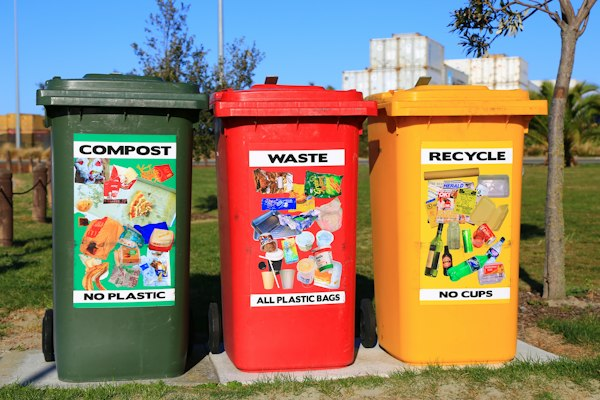
#> input picture test_dataset/sanitation/plastic_waste.jpg, 600 x 400 px
$ python inspect_misses.py
#> lines starting #> are read from the running program, lines starting #| are printed output that depends on the picture; after the words box and inside, x2 and y2 are one past the last pixel; in counts of white or black regions, pixels touching at a corner belong together
### backend/app/services/ai_service.py
import io
import math
import os
import json
import logging
from typing import Dict, Any, List, Optional
from PIL import Image, ImageOps
import numpy as np
import imagehash
from app.core.config import settings

logger = logging.getLogger("aadhirai.ai")

class AIService:
    # [34 lines left out: functions compute_phash, calculate_phash_hamming_distance, calculate_distance_meters, not called in this run]

    @staticmethod
    def _preprocess_and_validate(image_bytes: bytes) -> Dict[str, Any]:
        """
        Safely validate image format, dimensions, apply EXIF orientation correction.
        """
        try:
            raw_img = Image.open(io.BytesIO(image_bytes))
            format_name = raw_img.format or "JPEG"

            # Apply EXIF transpose if rotated by camera
            try:
                img = ImageOps.exif_transpose(raw_img)
            except Exception:
                img = raw_img

            width, height = img.size
            if width < 30 or height < 30:
                return {
                    "is_valid": False,
                    "quality": "POOR",
                    "reason": f"Image dimensions ({width}x{height}) are too small for inspection."
                }

            # Convert to standard RGB
            rgb_img = img.convert("RGB")
            gray_img = img.convert("L")

            return {
                "is_valid": True,
                "img": rgb_img,
                "gray_img": gray_img,
                "width": width,
                "height": height,
                "format": format_name,
            }
        except Exception as e:
            return {
                "is_valid": False,
                "quality": "CORRUPTED",
                "reason": f"Image file corrupted or invalid image format: {str(e)}"
            }

    @staticmethod
    def _extract_civic_features(rgb_img: Image.Image, gray_img: Image.Image) -> Dict[str, Any]:
        """
        Extract computer vision metrics:
        - Grayscale gradient & edge energy (Sobel-like difference)
        - Gray/Asphalt dominance
        - Color saturation (HSV)
        - Color divergence (RGB std)
        - Sky, vegetation, skin-tone ratios
        - Dark ratio, high contrast & localized depression variance
        """
        arr_rgb = np.array(rgb_img, dtype=np.float32)
        gray = np.array(gray_img, dtype=np.float32)

        # Gradients
        diff_y = np.abs(gray[1:, :] - gray[:-1, :])
        diff_x = np.abs(gray[:, 1:] - gray[:, :-1])
        edge_energy = float(np.mean(diff_y) + np.mean(diff_x))
        quality = "EXCELLENT" if edge_energy > 12 else "FAIR" if edge_energy > 6 else "BLURRY"

        # Color channels
        r = arr_rgb[:, :, 0]
        g = arr_rgb[:, :, 1]
        b = arr_rgb[:, :, 2]

        r_mean = float(np.mean(r))
        g_mean = float(np.mean(g))
        b_mean = float(np.mean(b))

        # HSV saturation
        hsv_img = rgb_img.convert("HSV")
        arr_hsv = np.array(hsv_img, dtype=np.float32)
        sat_mean = float(np.mean(arr_hsv[:, :, 1] / 255.0))
        val_mean = float(np.mean(arr_hsv[:, :, 2] / 255.0))

        # Color variance across RGB channels (high on colorful scenes/food/clothing/nature)
        rgb_std = float(np.mean(np.std(arr_rgb, axis=2)))

        # Natural environment masks
        sky_mask = (b > r + 15) & (b > g) & (b > 110)
        sky_ratio = float(np.mean(sky_mask))

        veg_mask = (g > r + 15) & (g > b) & (g > 50)
        veg_ratio = float(np.mean(veg_mask))

        skin_mask = (r > g) & (g > b) & (r > 90) & (r - b > 30)
        skin_ratio = float(np.mean(skin_mask))

        # Asphalt / Road gray mask
        gray_mask = (np.abs(r - g) < 20) & (np.abs(g - b) < 20) & (r > 30) & (r < 190)
        gray_ratio = float(np.mean(gray_mask))

        # Luminance distribution
        dark_ratio = float(np.mean(gray < 55))
        mid_gray = float(np.mean((gray >= 55) & (gray <= 145)))
        bright_ratio = float(np.mean(gray > 200))

        # Local block variance (detects craters/depression in road surface)
        h, w = gray.shape
        bh, bw = max(4, h // 4), max(4, w // 4)
        block_means = []
        for row in range(4):
            for col in range(4):
                blk = gray[row*bh:(row+1)*bh, col*bw:(col+1)*bw]
                if blk.size > 0:
                    block_means.append(float(np.mean(blk)))
        block_variance = float(np.std(block_means)) if block_means else 0.0

        return {
            "edge_energy": edge_energy,
            "quality": quality,
            "sat_mean": sat_mean,
            "val_mean": val_mean,
            "rgb_std": rgb_std,
            "sky_ratio": sky_ratio,
            "veg_ratio": veg_ratio,
            "skin_ratio": skin_ratio,
            "gray_ratio": gray_ratio,
            "dark_ratio": dark_ratio,
            "mid_gray": mid_gray,
            "bright_ratio": bright_ratio,
            "r_mean": r_mean,
            "g_mean": g_mean,
            "b_mean": b_mean,
            "block_variance": block_variance,
        }

    # [441 lines left out: functions analyze_civic_image, classify_grievance, not called in this run]

### inspect_misses.py
import sys
sys.path.insert(0, r"d:\aadhrai\backend")
from PIL import Image
from app.services.ai_service import AIService

for f, name in [(r"d:\aadhrai\test_dataset\sanitation\plastic_waste.jpg", "Plastic"), (r"d:\aadhrai\test_dataset\electrical\broken_streetlight.jpg", "Light")]:
    prep = AIService._preprocess_and_validate(open(f, 'rb').read())
#> in _preprocess_and_validate, raw_img is the input picture: PIL image 600x400 RGB; mean R, G, B 145.9, 127.8, 106.5
#> in _preprocess_and_validate, `gray_img = img.convert("L")`:
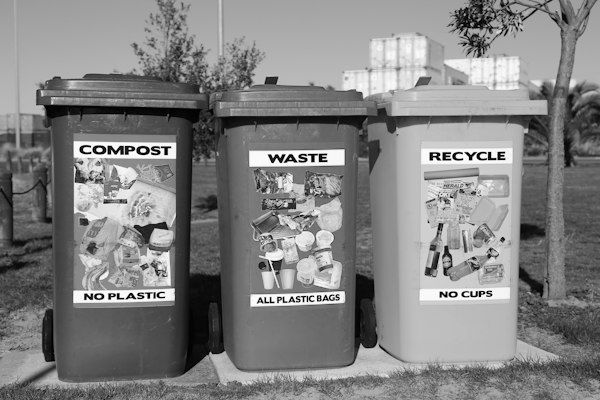
#> gray_img: PIL image 600x400 L; min 0, max 255, mean 130.8
#> prep = 6 items
    feats = AIService._extract_civic_features(prep['img'], prep['gray_img'])
#> in _extract_civic_features, `edge_energy = float(np.mean(diff_y) + np.mean(diff_x))`: edge_energy = 18.02
#> in _extract_civic_features, `quality = "EXCELLENT" if edge_energy > 12 else "FAIR" if edge_energy >..`: quality = 'EXCELLENT'
#> in _extract_civic_features, `b = arr_rgb[:, :, 2]`:
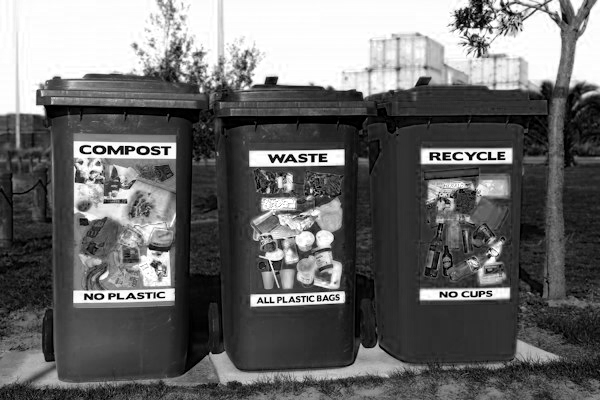
#> b: shape (400, 600) float32; min 0, max 255, mean 106.5
#> in _extract_civic_features, `r_mean = float(np.mean(r))`: r_mean = 145.9
#> in _extract_civic_features, `g_mean = float(np.mean(g))`: g_mean = 127.8
#> in _extract_civic_features, `b_mean = float(np.mean(b))`: b_mean = 106.5
#> in _extract_civic_features, `hsv_img = rgb_img.convert("HSV")`: hsv_img: PIL image 600x400 HSV; mean H, S, V 69.7, 135, 176.9
#> in _extract_civic_features, `arr_hsv = np.array(hsv_img, dtype=np.float32)`: arr_hsv: shape (400, 600, 3) float32; mean of channels 0, 1, 2 69.7, 135, 176.9
#> in _extract_civic_features, `sat_mean = float(np.mean(arr_hsv[:, :, 1] / 255.0))`: sat_mean = 0.53
#> in _extract_civic_features, `val_mean = float(np.mean(arr_hsv[:, :, 2] / 255.0))`: val_mean = 0.694
#> in _extract_civic_features, `rgb_std = float(np.mean(np.std(arr_rgb, axis=2)))`: rgb_std = 41.64
#> in _extract_civic_features, `sky_mask = (b > r + 15) & (b > g) & (b > 110)`:
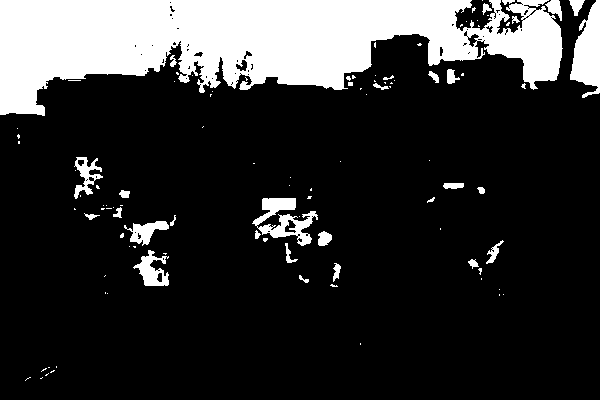
#> sky_mask: shape (400, 600) bool; 19.1% white; 105 white regions (74 under 20 px), largest, box (x1, y1, x2, y2) and area: (0, 0, 563, 116) 38974, (570, 0, 600, 98) 1817, (252, 198, 318, 246) 1341
#> in _extract_civic_features, `sky_ratio = float(np.mean(sky_mask))`: sky_ratio = 0.191
#> in _extract_civic_features, `veg_mask = (g > r + 15) & (g > b) & (g > 50)`:
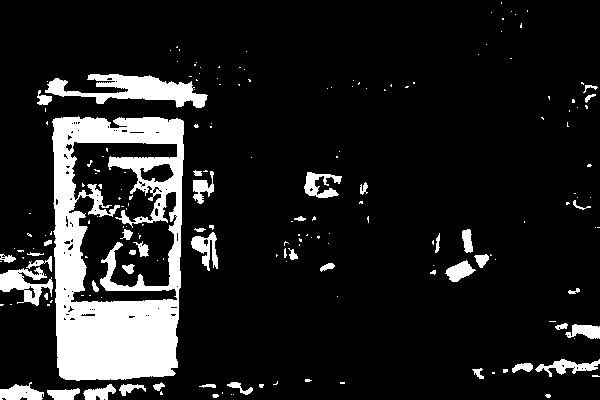
#> veg_mask: shape (400, 600) bool; 12.7% white; 188 white regions (142 under 20 px), largest, box (x1, y1, x2, y2) and area: (52, 116, 184, 381) 20385, (45, 74, 208, 108) 2598, (0, 267, 53, 306) 981
#> in _extract_civic_features, `veg_ratio = float(np.mean(veg_mask))`: veg_ratio = 0.127
#> in _extract_civic_features, `skin_mask = (r > g) & (g > b) & (r > 90) & (r - b > 30)`:
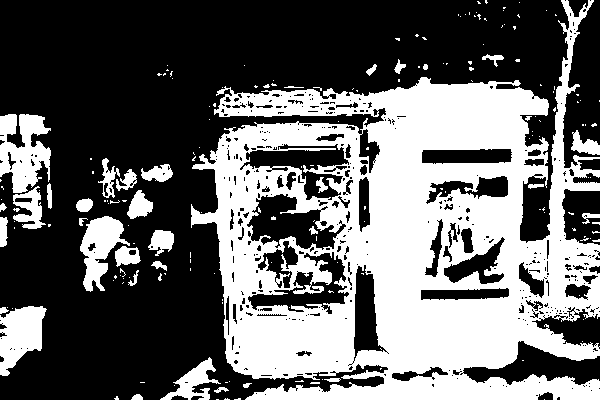
#> skin_mask: shape (400, 600) bool; 40.1% white; 188 white regions (153 under 20 px), largest, box (x1, y1, x2, y2) and area: (191, 0, 600, 400) 83102, (0, 114, 51, 193) 2651, (0, 306, 47, 376) 2091
#> in _extract_civic_features, `skin_ratio = float(np.mean(skin_mask))`: skin_ratio = 0.401
#> in _extract_civic_features, `gray_mask = (np.abs(r - g) < 20) & (np.abs(g - b) < 20) & (r > 30) & (..`:
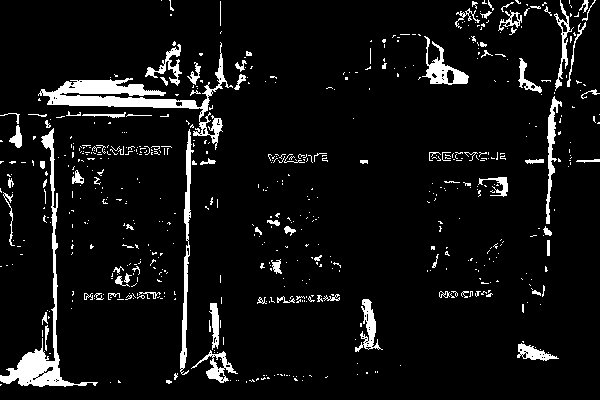
#> gray_mask: shape (400, 600) bool; 6.9% white; 606 white regions (520 under 20 px), largest, box (x1, y1, x2, y2) and area: (38, 42, 233, 150) 3304, (0, 128, 98, 387) 2436, (180, 129, 194, 375) 1016
#> in _extract_civic_features, `gray_ratio = float(np.mean(gray_mask))`: gray_ratio = 0.0694
#> in _extract_civic_features, `dark_ratio = float(np.mean(gray < 55))`: dark_ratio = 0.0835
#> in _extract_civic_features, `mid_gray = float(np.mean((gray >= 55) & (gray <= 145)))`: mid_gray = 0.486
#> in _extract_civic_features, `bright_ratio = float(np.mean(gray > 200))`: bright_ratio = 0.0885
#> after the loop in _extract_civic_features, `for row in range(4):`:
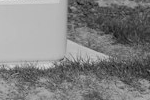
#> blk: shape (100, 150) float32; min 5, max 223, mean 130
#> after the loop in _extract_civic_features, `for row in range(4):`: block_means = [156.5, 140.8, 178.5, 150.6, 117.8, 102.2, 133.5, 131, 118.6, 114, 149.8, 129.5, 103.2, 98.31, 138.2, 130]
#> in _extract_civic_features, `block_variance = float(np.std(block_means)) if block_means else 0.0`: block_variance = 21.05
#> feats = 16 items
    print(name, "->")
    for k, v in feats.items():
        if isinstance(v, float):
            print(f"  {k:15s}: {v:.3f}")
        else:
            print(f"  {k:15s}: {v}")
#> this loop made 16 passes
#> (k, v) on passes 1 to 12: ('edge_energy', 18.02), ('quality', 'EXCELLENT'), ('sat_mean', 0.53), ('val_mean', 0.694), ('rgb_std', 41.64), ('sky_ratio', 0.191), ('veg_ratio', 0.127), ('skin_ratio', 0.401), ('gray_ratio', 0.0694), ('dark_ratio', 0.0835), ('mid_gray', 0.486), ('bright_ratio', 0.0885)
#|   edge_energy    : 18.015
#|   quality        : EXCELLENT
#|   sat_mean       : 0.530
#|   val_mean       : 0.694
#|   rgb_std        : 41.641
#|   sky_ratio      : 0.191
#|   veg_ratio      : 0.127
#|   skin_ratio     : 0.401
#> (further printed lines are left out)
#> pass 2 of the loop `for f, name in [(r"d:\aadhrai\test_dataset\sanitation\plastic_waste.jp..`:
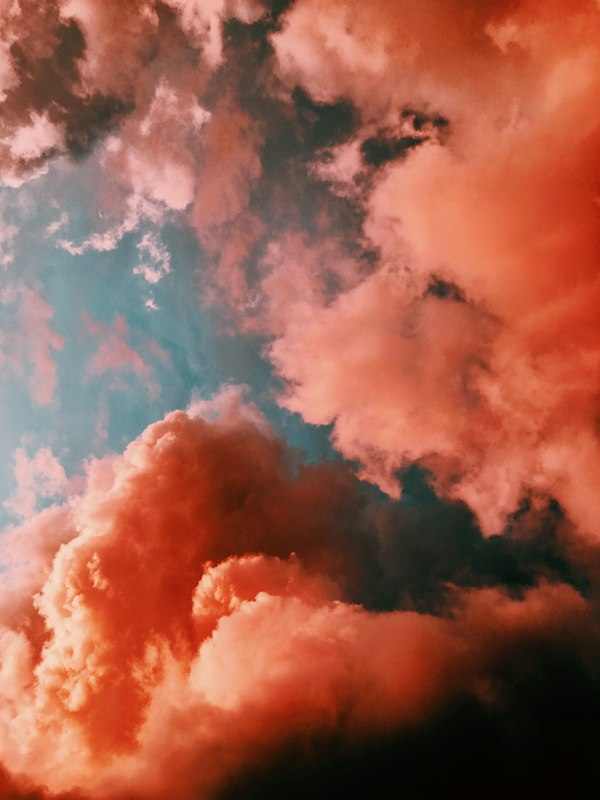
#> input picture test_dataset/electrical/broken_streetlight.jpg, 600 x 800 px
#> in _preprocess_and_validate, raw_img is the input picture: PIL image 600x800 RGB; mean R, G, B 157.2, 94.2, 76.6
#> gray_img: PIL image 600x800 L
#> arr_rgb: shape (800, 600, 3) float32
#> gray: shape (800, 600) float32
#> diff_y: shape (799, 600) float32
#> diff_x: shape (800, 599) float32
#> edge_energy = 3.89
#> quality = 'BLURRY'
#> r: shape (800, 600) float32
#> g: shape (800, 600) float32
#> b: shape (800, 600) float32
#> r_mean = 157.2
#> g_mean = 94.15
#> b_mean = 76.65
#> hsv_img: PIL image 600x800 HSV; mean H, S, V 35.8, 135.3, 159.3
#> arr_hsv: shape (800, 600, 3) float32; mean of channels 0, 1, 2 35.8, 135.3, 159.4
#> val_mean = 0.625
#> rgb_std = 36.55
#> in _extract_civic_features (call 2), `sky_mask = (b > r + 15) & (b > g) & (b > 110)`:
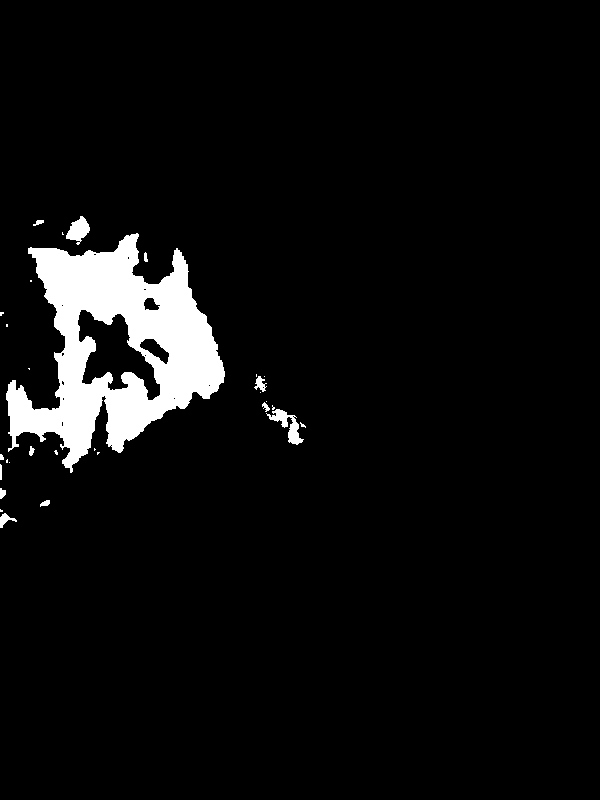
#> sky_mask: shape (800, 600) bool; 5.3% white; 30 white regions (17 under 20 px), largest, box (x1, y1, x2, y2) and area: (6, 233, 225, 473) 24164, (266, 409, 304, 445) 466, (66, 216, 90, 245) 387
#> sky_ratio = 0.0534
#> veg_mask: shape (800, 600) bool; 0.18% white; 41 white regions (36 under 20 px), largest, box (x1, y1, x2, y2) and area: (404, 469, 435, 508) 573, (307, 454, 319, 461) 50, (320, 446, 330, 455) 38, (318, 436, 326, 450) 37, (322, 427, 329, 434) 27
#> veg_ratio = 0.00177
#> skin_mask: shape (800, 600) bool; 67.3% white; 137 black regions (115 under 20 px), largest, box (x1, y1, x2, y2) and area: (204, 464, 600, 800) 70630, (0, 97, 360, 576) 70258, (224, 0, 359, 289) 12518
#> skin_ratio = 0.673
#> gray_mask: shape (800, 600) bool; 13.5% white; 48 white regions (27 under 20 px), largest, box (x1, y1, x2, y2) and area: (0, 101, 359, 532) 36371, (337, 464, 600, 615) 13705, (225, 0, 355, 235) 9620
#> gray_ratio = 0.135
#> dark_ratio = 0.159
#> mid_gray = 0.572
#> bright_ratio = 0.0207
#> after the loop in _extract_civic_features (call 2), `for row in range(4):`:
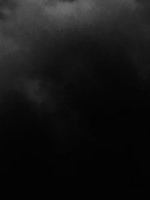
#> blk: shape (200, 150) float32; min 2, max 107, mean 20.3
#> after the loop in _extract_civic_features (call 2), `for row in range(4):`: block_means = [119.5, 112.6, 120.2, 120.6, 153.9, 130.1, 140.3, 117.2, 165.7, 87.99, 82.87, 89.13, 147.4, 113.3, 54.73, 20.26]
#> block_variance = 36.11
#> the loop `for k, v in feats.items():` made 16 passes
#> (k, v) on passes 1 to 8: ('edge_energy', 3.89), ('quality', 'BLURRY'), ('sat_mean', 0.53), ('val_mean', 0.625), ('rgb_std', 36.55), ('sky_ratio', 0.0534), ('veg_ratio', 0.00177), ('skin_ratio', 0.673)
#> (printed output is left out)
